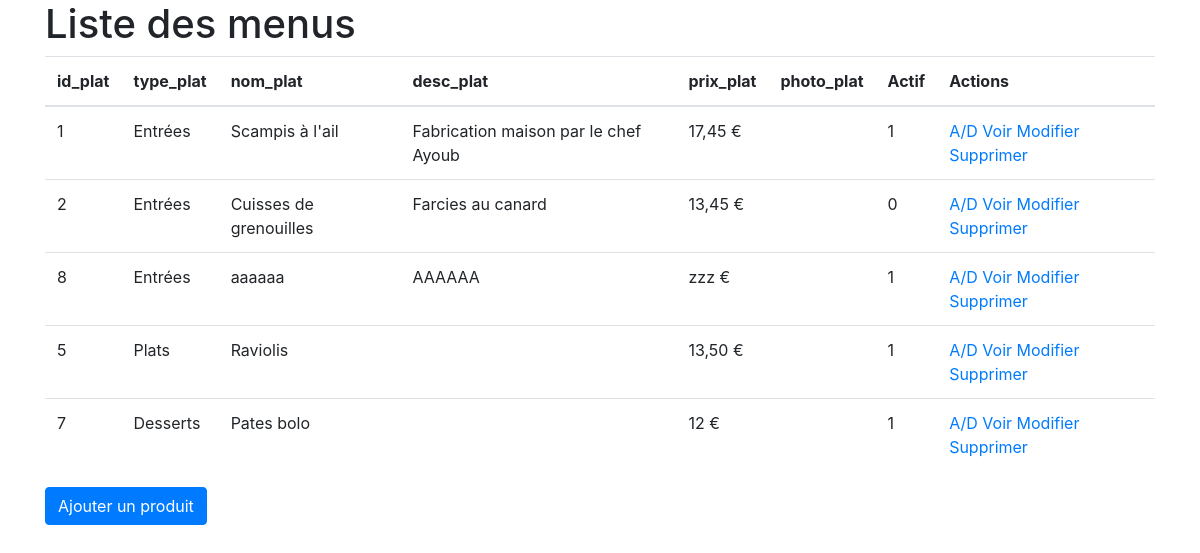
The page / on the database its author committed.
### tables this page shows
CREATE TABLE IF NOT EXISTS `tbl_menu` (
  `id_plat` int NOT NULL AUTO_INCREMENT,
  `type_plat` int NOT NULL,
  `nom_plat` varchar(200) NOT NULL,
  `desc_plat` varchar(500) NOT NULL,
  `prix_plat` varchar(7) NOT NULL,
  `photo_plat` varchar(200) NOT NULL,
  `menu_active` int DEFAULT '1',
  PRIMARY KEY (`id_plat`)
);

CREATE TABLE IF NOT EXISTS `tbl_type_plat` (
  `id_type_plat` int NOT NULL AUTO_INCREMENT,
  `nom_type_plat` varchar(100) NOT NULL,
  PRIMARY KEY (`id_type_plat`)
);

### index.php (the view, shortened to what this page needs)
<?php
require_once('connect.php');
$sql = 'SELECT * FROM `tbl_menu` JOIN `tbl_type_plat` ON tbl_menu.type_plat = tbl_type_plat.id_type_plat';
$query = $db->prepare($sql);
$query->execute();
$result = $query->fetchAll(PDO::FETCH_ASSOC);
?>
<!DOCTYPE html>
<html lang="fr">
<head>
    <link rel="stylesheet" href="https://stackpath.bootstrapcdn.com/bootstrap/4.4.1/css/bootstrap.min.css">
</head>
<body>
    <main class="container">
        <div class="row">
            <section class="col-12">
                <h1>Liste des menus</h1>
                <table class="table">
                    <thead>
                        <th>id_plat</th>
                        <th>type_plat</th>
                        <th>nom_plat</th>
                        <th>desc_plat</th>
                        <th>prix_plat</th>
                        <th>photo_plat</th>
                        <th>Actif</th>
                        <th>Actions</th>
                    </thead>
                    <tbody>
                        <?php
                        foreach($result as $menu){
                        ?>
                            <tr>
                                <td><?= $menu['id_plat'] ?></td>
                                <td><?= $menu['nom_type_plat'] ?></td>
                                <td><?= $menu['nom_plat'] ?></td>
                                <td><?= $menu['desc_plat'] ?></td>
                                <td><?= $menu['prix_plat'] ?> €</td>
                                <td><?= $menu['photo_plat'] ?></td>
                                <td><?= $menu['menu_active'] ?></td>
                                <td><a href="disable.php?id=<?= $menu['id_plat'] ?>">A/D</a> <a href="details.php?id=<?= $menu['id_plat'] ?>">Voir</a> <a href="edit.php?id=<?= $menu['id_plat'] ?>">Modifier</a> <a href="delete.php?id=<?= $menu['id_plat'] ?>">Supprimer</a></td>
                            </tr>
                        <?php
                        }
                        ?>
                    </tbody>
                </table>
                <a href="add.php" class="btn btn-primary">Ajouter un produit</a>
            </section>
        </div>
    </main>
</body>
</html>

### rows shown on the page
tbl_menu: id_plat "1", tbl_type_plat.nom_type_plat "Entrées", nom_plat "Scampis à l'ail", desc_plat "Fabrication maison par le chef Ayoub", prix_plat "17,45", menu_active "1"
tbl_menu: id_plat "2", tbl_type_plat.nom_type_plat "Entrées", nom_plat "Cuisses de grenouilles", desc_plat "Farcies au canard", prix_plat "13,45", menu_active "0"
tbl_menu: id_plat "8", tbl_type_plat.nom_type_plat "Entrées", nom_plat "aaaaaa", desc_plat "AAAAAA", prix_plat "zzz", menu_active "1"
tbl_menu: id_plat "5", tbl_type_plat.nom_type_plat "Plats", nom_plat "Raviolis", prix_plat "13,50", menu_active "1"
tbl_menu: id_plat "7", tbl_type_plat.nom_type_plat "Desserts", nom_plat "Pates bolo", prix_plat "12", menu_active "1"
